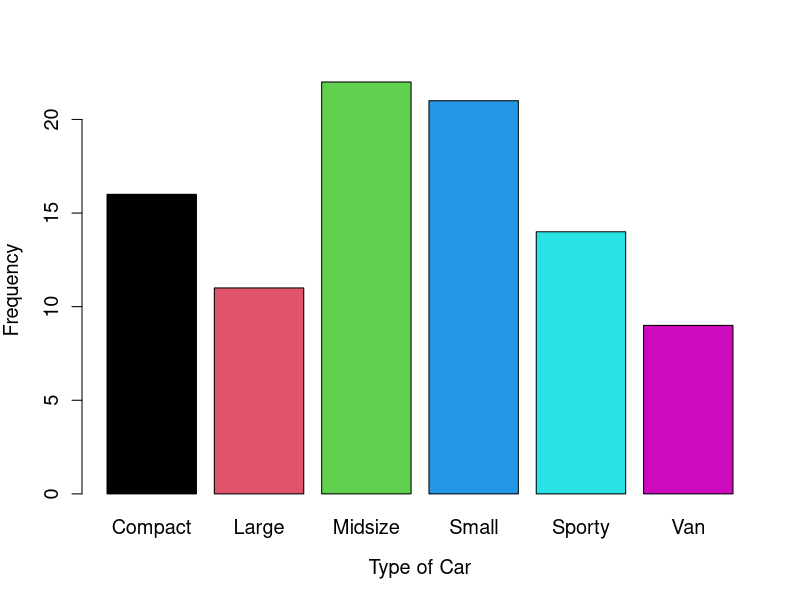
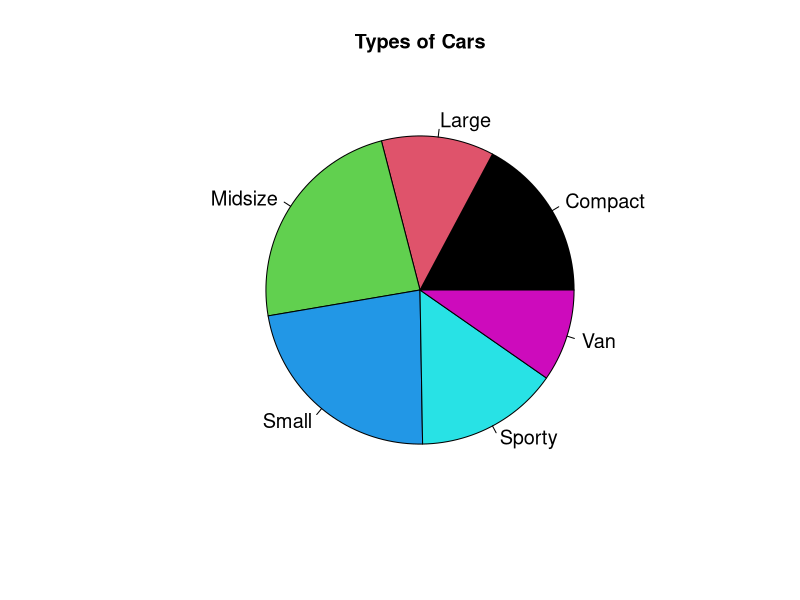
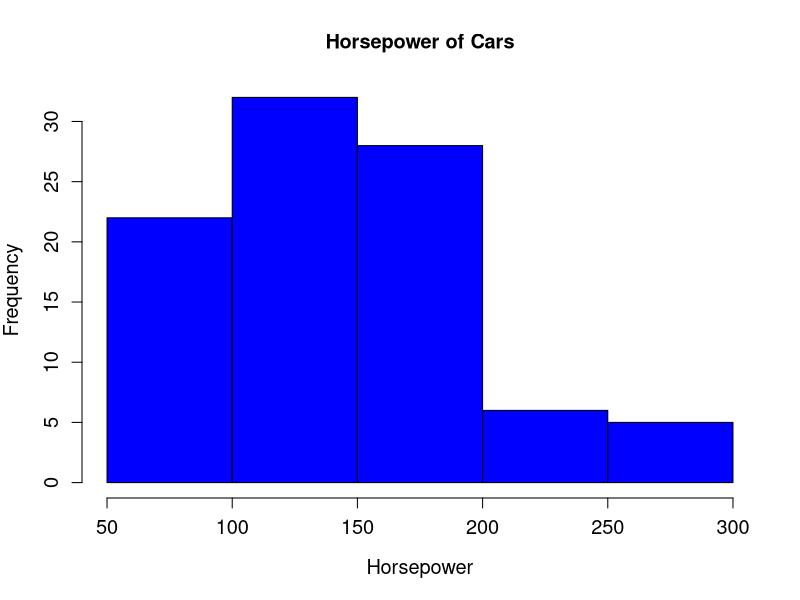
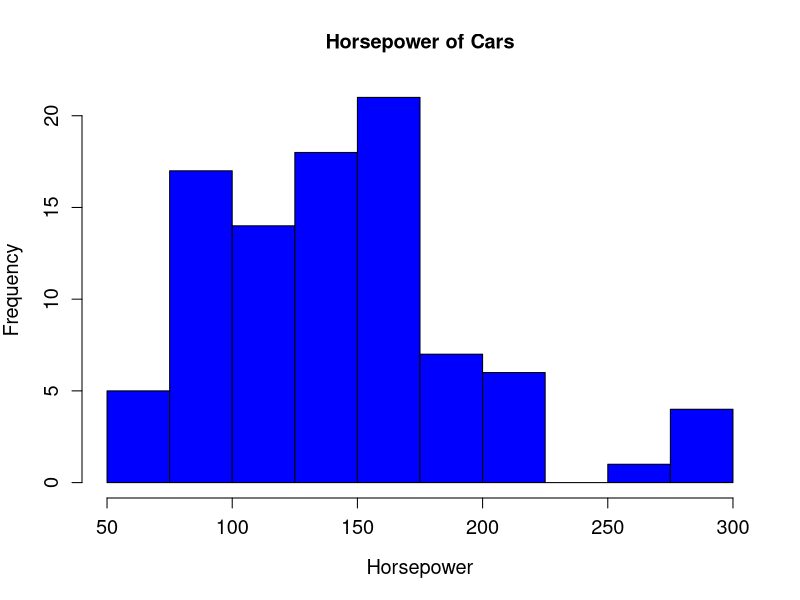
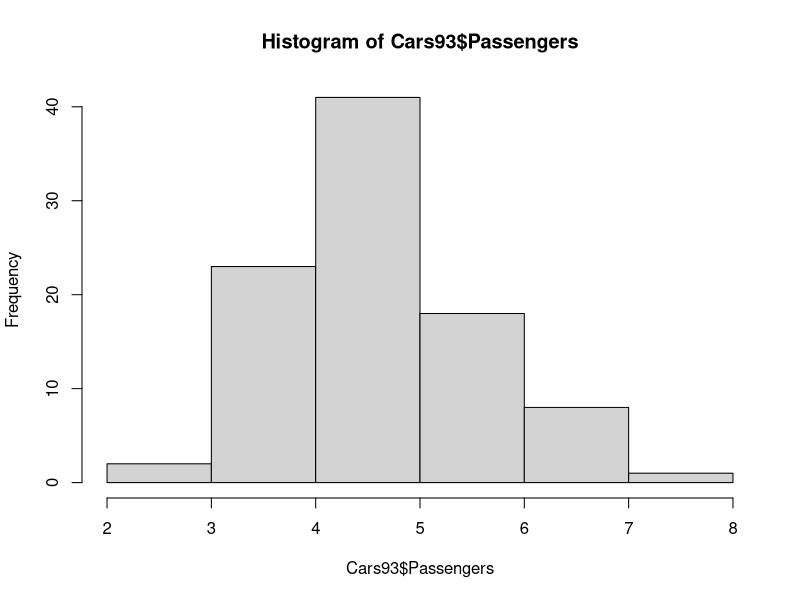
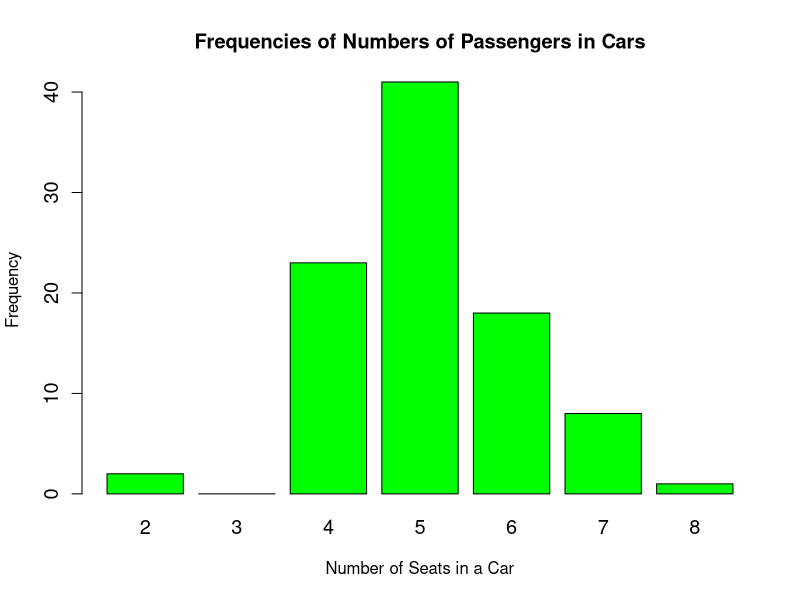
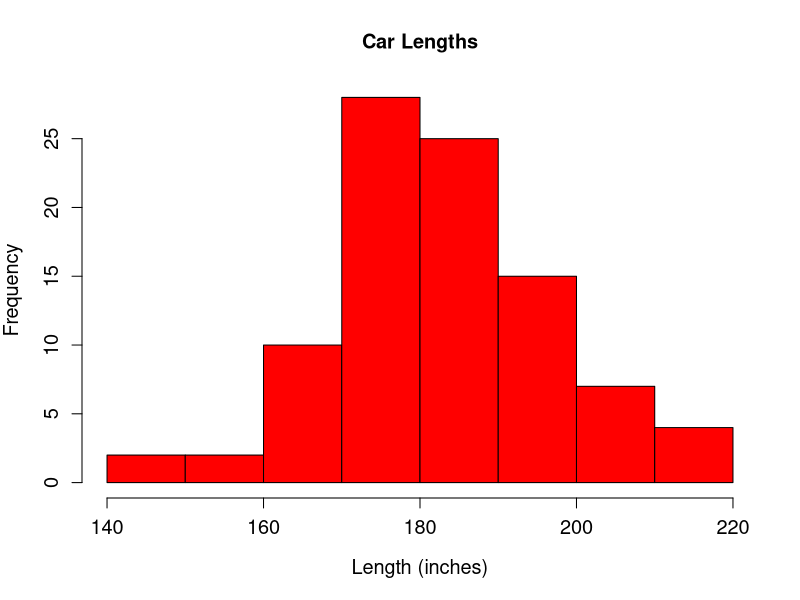

Here is the R script that generated these plots, in order:
## ---- chunk 1
# Your code goes here
## ---- chunk 2
library(MASS)
data(Cars93)
## ---- chunk 3
head(Cars93)
## ---- chunk 4
#frequency table
typeTable = table(Cars93$Type)
typeTable
#relative freq
round(typeTable / nrow(Cars93), 3)
## ---- chunk 5
barplot(typeTable, ylab="Frequency", xlab="Type of Car", cex.axis=1.2, cex.names=1.2, cex.lab=1.2, col=1:6)

## ---- chunk 6
pie(typeTable, main="Types of Cars", col=1:6, cex=1.2)
## ---- chunk 7
#The mode is 22 (of midsize cars)
## ---- chunk 8
hist(Cars93$Horsepower, col="blue", xlab="Horsepower", ylab="Frequency", cex.lab=1.2, cex.axis=1.2, cex.main=1.2, main="Horsepower of Cars")
## ---- chunk 9
hist(Cars93$Horsepower, col="blue", xlab="Horsepower", ylab="Frequency", cex.lab=1.2, cex.axis=1.2, cex.main=1.2, main="Horsepower of Cars", breaks=seq(50, 300, 25))
## ---- chunk 10
#The latter histogram more closely follows the rule of thumb.  
#The rule of thumb is that the number of classes should be close to the square root of the number of observations.  
#In this case, there are 93 observations; sqrt(93) = 9.64
#The histogram in part b has 10 classes, which is close to 9.64; the part a histogram only has 5.  
## ---- chunk 11
#'Passengers' is numerical and discrete. 

print(sort(Cars93$Passengers))
hist(Cars93$Passengers)

#'The problem in the histogram is that it's unclear to the reader what is represented by the bars.  
#'E.g., does the first bar represent cars w/ 2 seats, 3 seats, or both?  Does the second represent 3s, 4s, or both?  
#'In this case, there aren't any 3s in the data set, but it looks like there are some on the histogram since the 2s are in that column.  
#'
#'I.e., a histogram is not appropriate if the classes are the same size as the distances between the data points.  


## ---- chunk 12
seats=factor(Cars93$Passengers, order=TRUE, levels=2:8) #convert seats into an ordered factor, with numbers 2,3,4...8 as levels 
barplot(summary(seats), #use summary of the new seats factor as input for barplot
        main="Frequencies of Numbers of Passengers in Cars", col="green",
        cex.axis = 1.2, cex.names=1.2, cex.main=1.2, 
        xlab="Number of Seats in a Car", ylab="Frequency")
## ---- chunk 13
hist(Cars93$Length, main="Car Lengths", xlab="Length (inches)", ylab="Frequency",
     cex.lab=1.2, cex.axis=1.2, cex.main=1.2,
     col="red")
## ---- chunk 14
#It is unimodal and roughly symmetrical.  
## ---- chunk 15
print(mean(Cars93$Length)) #mean
print(median(Cars93$Length)) #median

#Yes, it does meet my expectation.  The mean and median are very close to each other, so the graph is roughly symmetrical (i.e., little/no skew).  
#There is a slight skew to the right, since the mean>median, but it is small and to be expected.  
